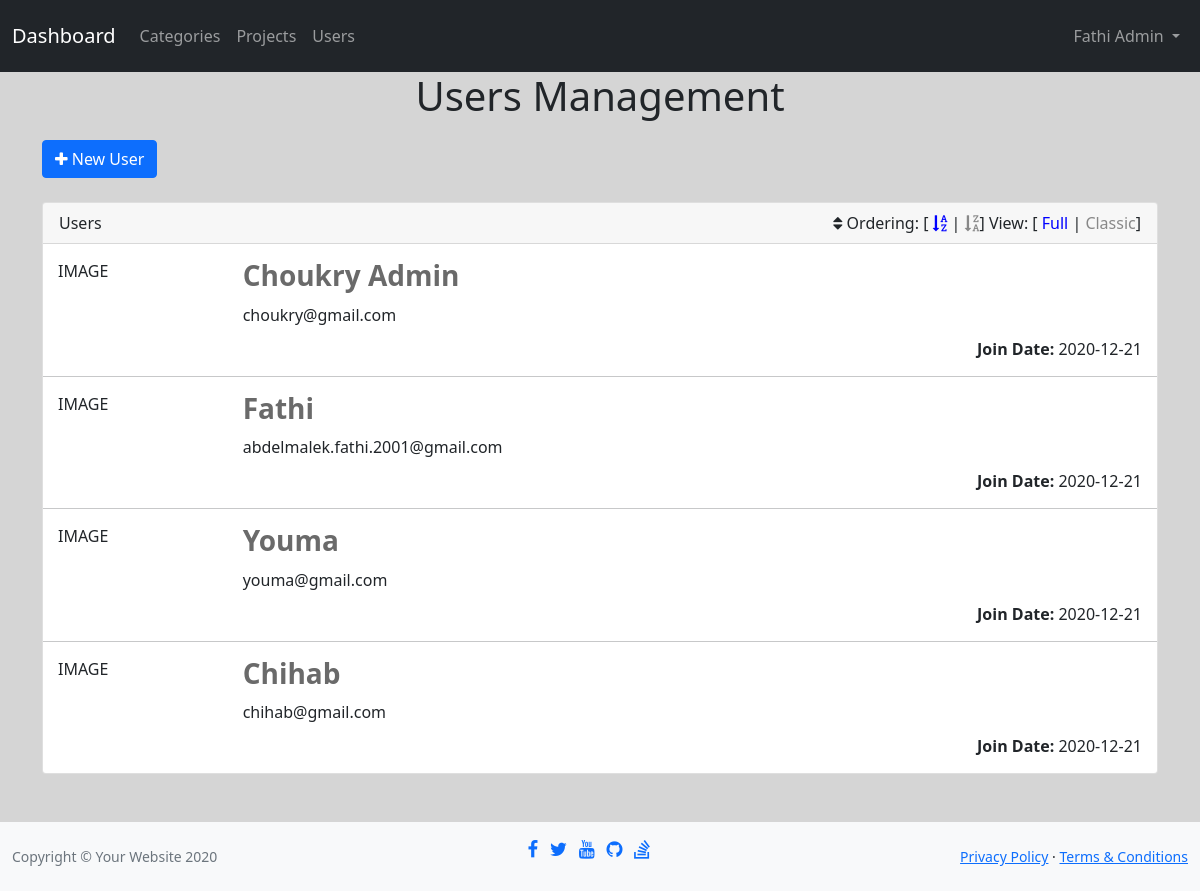
The page /admin/users.php (signed in) on the database its author committed.
### tables this page shows
CREATE TABLE `users`(
	`id`       		INT          	NOT NULL AUTO_INCREMENT,
	`username` 		VARCHAR(50)  	NOT NULL UNIQUE,
	`email`    		VARCHAR(100) 	NOT NULL UNIQUE,
	`password` 		VARCHAR(400) 	NOT NULL,
	`fullname` 		VARCHAR(50),
    `join_date` 	DATE			NOT NULL DEFAULT(now()),
	`isadmin`  		ENUM('Y','N')	NOT NULL DEFAULT('N'),
	CONSTRAINT `user_id` PRIMARY KEY (`id`)
);

### admin/includes/functions/functions.php (called while the page is built, shortened)
<?php
function selectRecords($select, $table, $value = null, $ordering = null, $sorting = null) {
    global $con;
    $stmt = "SELECT $select FROM $table";
    if(!empty($value))
        $stmt .= " WHERE $value";
    if(!empty($ordering))
        $stmt .= " ORDER BY $ordering";
    if(!empty($sorting))
        $stmt .= " $sorting";
    $sql = $con->prepare($stmt);
    $sql->execute();
    return $sql->fetchAll();
}

### admin/users.php (the view, shortened to what this page needs)
<?php
include 'init.php';
$arr = array('ASC', 'DESC');
$sort = (isset($_GET['sort']) && in_array($_GET['sort'], $arr)) ? test_input($_GET['sort']) : 'ASC';
$rows = selectRecords('*', 'users', 'id!=1', 'id', $sort);
?>
<h1 class="text-center">Users Management</h1>
<div class="container cats">
    <a href="add.php" class="btn btn-primary"><i class="fa fa-plus"></i> New User</a><br><br>
    <div class="card">
        <div class="card-header">
            Users
            <div class="options pull-right">
                <i class="fa fa-sort"></i> Ordering: [
                <a <?php if($sort == 'ASC') echo 'class="active"'; ?> href="<?php htmlspecialchars($_SERVER['PHP_SELF']) ?>?sort=ASC"><i class="fa fa-sort-alpha-asc"></i></a> |
                <a <?php if($sort == 'DESC') echo 'class="active"'; ?> href="<?php htmlspecialchars($_SERVER['PHP_SELF']) ?>?sort=DESC"><i class="fa fa-sort-alpha-desc"></i></a>]
                View: [
                <span class="active" data-view="full">Full</span> |
                <span>Classic</span>]
            </div>
        </div>
        <div class="card-body">
            <?php if(empty($rows)) { ?>
                There is no users
            <?php } else { foreach($rows as $row) { ?>
                <div class="cat">
                    <div class="row">
                        <div class="col-2">
                            IMAGE
                        </div>
                        <div class="col-10">
                            <h3><?php echo $row['username'] ?></h3>
                            <div class="view">
                                <p><?php echo $row['email'] ?></p>
                                <span class="pull-right"><b>Join Date:</b> <?php echo $row['join_date'] ?></span>
                            </div>
                        </div>
                    </div>
                </div>
                <hr>
            <?php }} ?>
        </div>
    </div>
</div>
<?php include $inc . 'footer.php';

### admin/layout/css/app.css (style rules this page uses)
h1 { margin-bottom: 20px; }
.cats hr { margin-bottom: 0; margin-top: 0; }
.cats .options a { color: #888; text-decoration: none; }
.cats .options span { color: #888; cursor: pointer; }
.cats .options .active { color: #00F; }
.cats .cat { padding: 15px; position: relative; overflow: hidden; }
.cats .card-body { padding: 0; }
.cats .cat h3 { color: #6A6A6A; font-weight: bold; margin: 0; cursor: pointer; }
.cats .cat .view p { margin: 10px 0; }

### rows shown on the page
users: username "Choukry Admin", email "choukry@gmail.com", join_date "2020-12-21"
users: username "Fathi", email "abdelmalek.fathi.2001@gmail.com", join_date "2020-12-21"
users: username "Youma", email "youma@gmail.com", join_date "2020-12-21"
users: username "Chihab", email "chihab@gmail.com", join_date "2020-12-21"

### other values the page prints
$_SESSION['user'] "Fathi Admin"
